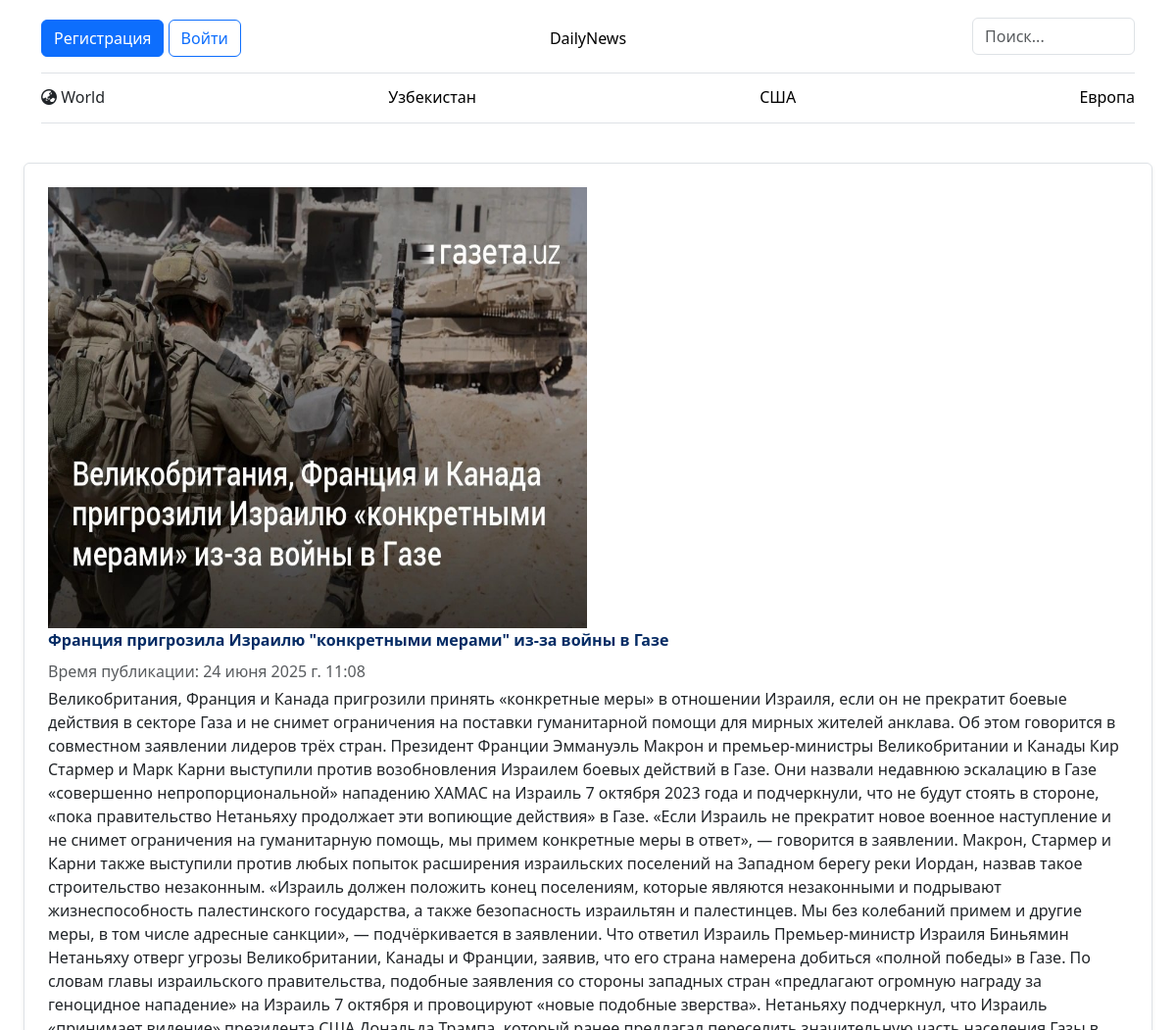
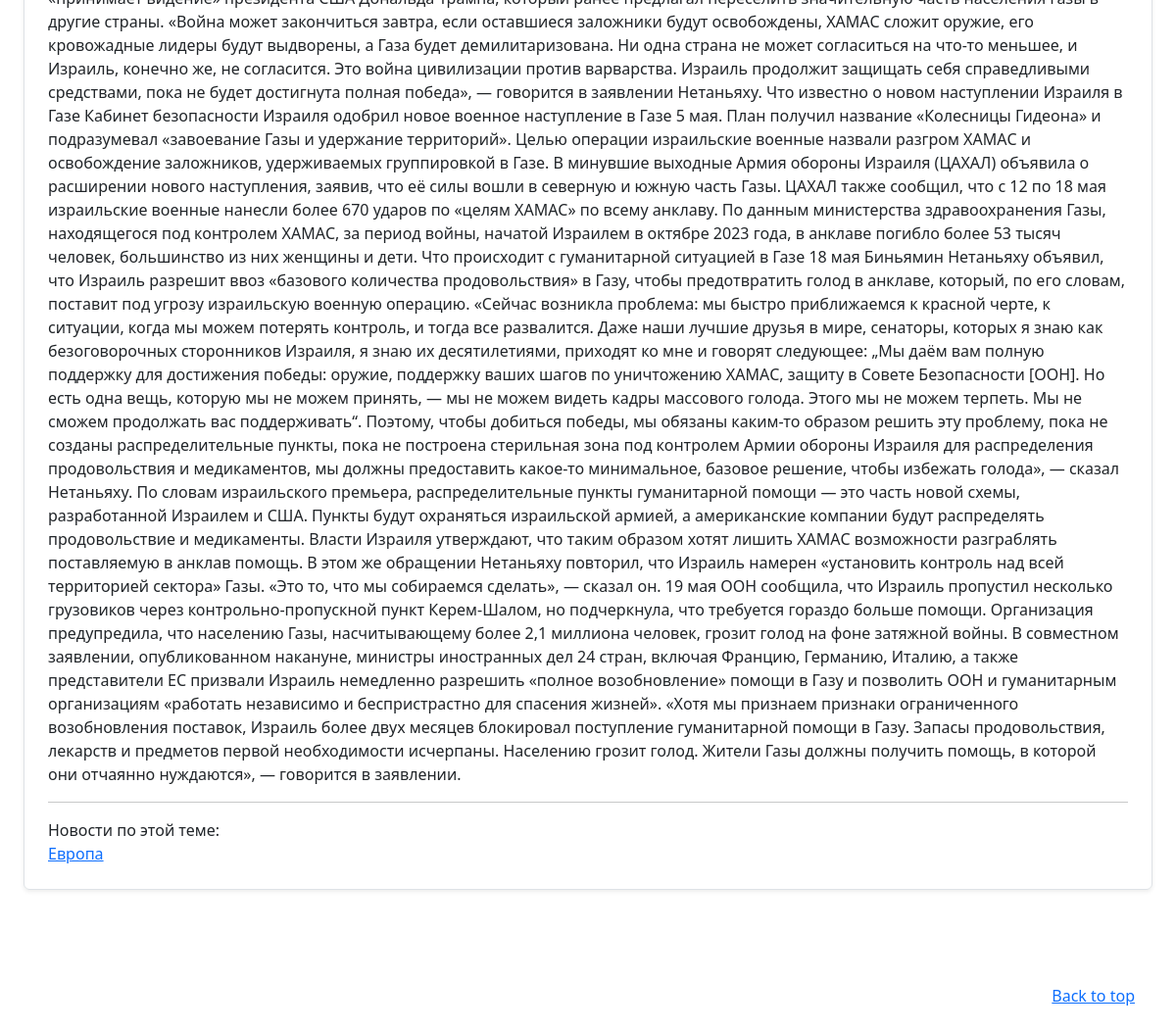
Screenshot of /news/8 with the database file from the repository (2 pictures, top to bottom).
### index/models.py (models this page shows)
class NewsCategory(models.Model):
    class Meta:
        verbose_name_plural = 'Категории'
    category_name = models.CharField(max_length=128)
    add_date = models.DateTimeField(auto_now_add=True)
    def __str__(self):
        return str(self.category_name)

class News(models.Model):
    class Meta:
        verbose_name_plural = 'Новости'
    news_title = models.CharField(max_length=128)
    text = models.TextField()
    news_photo = models.ImageField(upload_to='media/', blank=True, null=True)
    news_category = models.ForeignKey(NewsCategory, on_delete=models.CASCADE)
    add_date = models.DateTimeField(auto_now_add=True)
    def __str__(self):
        return str(self.news_title)

### index/views.py (the view)
# urls.py: path('news/<int:pk>', views.news_page),
def news_page(request, pk):
    news = News.objects.get(id=pk)
    categories = NewsCategory.objects.all()
    context = {
        'news': news,
        'categories': categories
    }
    return render(request, 'news.html', context)

### index/templates/news.html (shortened to what this page needs)
{% extends 'layout.html' %}
{% block main %}
<div class=" border=2 rounded p-4 ">
    <div class="row g-0 border rounded overflow-hidden flex-md-row mb-4 shadow-sm h-md-250 position-relative">
        <div class="col p-4 d-flex flex-column position-static">
            <img src="{{ news.news_photo.url }}" width='550' height='450' alt="{{ news }}">
            <strong class="d-inline-block mb-2 text-primary-emphasis">{{ news }}</strong>
            <div class="mb-1 text-body-secondary">
                Время публикации: {{ news.add_date }}
            </div>
            <p class="card-text mb-auto">{{ news.text }}</p>
            <hr>
            Новости по этой теме: <a href="/category/{{ news.news_category.id }}">{{ news.news_category }}</a>
        </div>
    </div>
</div>
{% endblock %}

### index/templates/layout.html (shortened to what this page needs)
<!doctype html>
<html lang="ru">
<link rel="stylesheet" href="https://cdn.jsdelivr.net/npm/bootstrap@5.3.3/dist/css/bootstrap.min.css">
<head>
    <link rel="stylesheet" href="https://cdnjs.cloudflare.com/ajax/libs/font-awesome/6.5.0/css/all.min.css">
</head>
<body>
<div class="container">
    <header class="border-bottom lh-1 py-3">
        <div class="row flex-nowrap justify-content-between align-items-center">
            <div class="col-4 pt-1">
                {% if user.is_authenticated %}
                <a href="/logout"><button type="button" class="btn btn-danger">Выйти</button></a>
                {% else %}
                <a href="/register"><button type="button" class="btn btn-primary">Регистрация</button></a>
                <a href="{% url 'login'%}"><button type="button" class="btn btn-outline-primary me-2">Войти</button></a>
                {% endif %}
            </div>
            <div class="col-4 pt-1 text-center">
                <a class="blog-header-logo text-body-emphasis text-decoration-none" href="/">DailyNews</a>
            </div>
            <div class="col-2 pt-1 text-center">
            </div>
            <form action="/search" method="post" class="col-2" role="search">
                <input name="search_news" type="search" class="form-control" placeholder="Поиск..." aria-label="Search">
            </form>
        </div>
    </header>
<div class="nav-scroller py-1 mb-3 border-bottom">
    <nav class="nav nav-underline justify-content-between">
        <a class="nav-item nav-link text-dark" href="/"><i class="fa-solid fa-earth-asia"></i> World</a>
        {% for c in categories %}
        <a class="nav-item nav-link link-body-emphasis" href="/category/{{ c.id }}">{{ c }}</a>
        {% endfor %}
    </nav>
</div>
</div>
    {% block main %}
    {% endblock %}
<footer class="text-body-secondary py-5">
    <div class="container">
        <p class="float-end mb-1">
            <a href="#">Back to top</a>
        </p>
    </div>
</footer>
</body>
</html>

### rows the page displays
NewsCategory: category_name "Узбекистан"
NewsCategory: category_name "США"
NewsCategory: category_name "Европа"
News: news_photo (picture), news_title "Франция пригрозила Израилю \"конкретными мерами\" из-за войны в Газе", add_date "24 июня 2025 г. 11:08", text "Великобритания, Франция и Канада пригрозили принять «конкретные меры» в отношении Израиля, если он не прекратит боевые действия в секторе Газа и не снимет ограничения на поставки гуманитарной помощи для мирных жителей анклава. Об этом говорится в совместном заявлении лидеров трёх стран. Президент Франции Эммануэль Макрон и премьер-министры Великобритании и Канады Кир Стармер и Марк Карни выступили против возобновления Израилем боевых действий в Газе. Они назвали недавнюю эскалацию в Газе «совершенно непропорциональной» нападению ХАМАС на Израиль 7 октября 2023 года и подчеркнули, что не будут стоять в стороне, «пока правительство Нетаньяху продолжает эти вопиющие действия» в Газе. «Если…", news_category "Европа"
